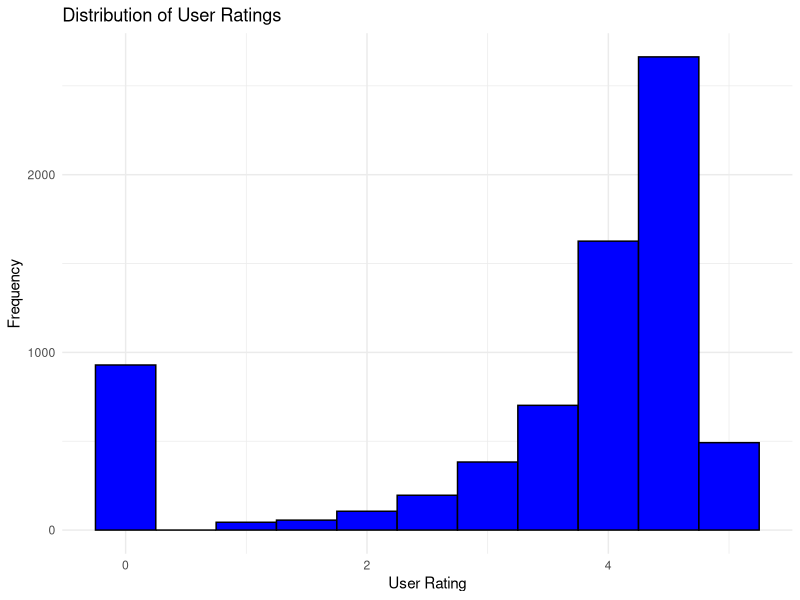
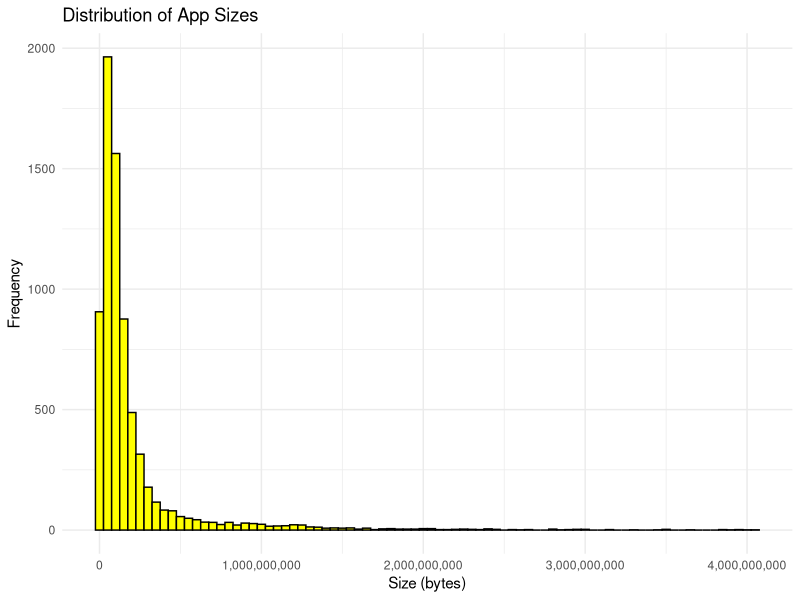
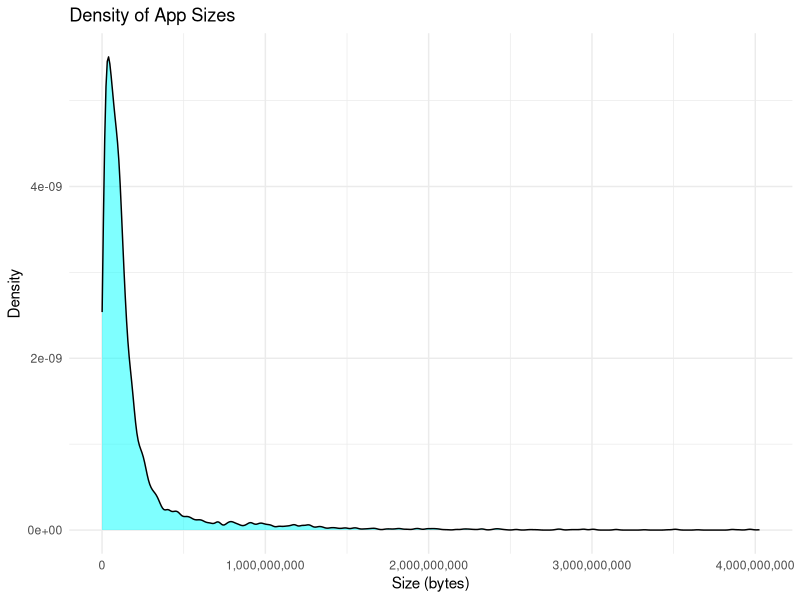
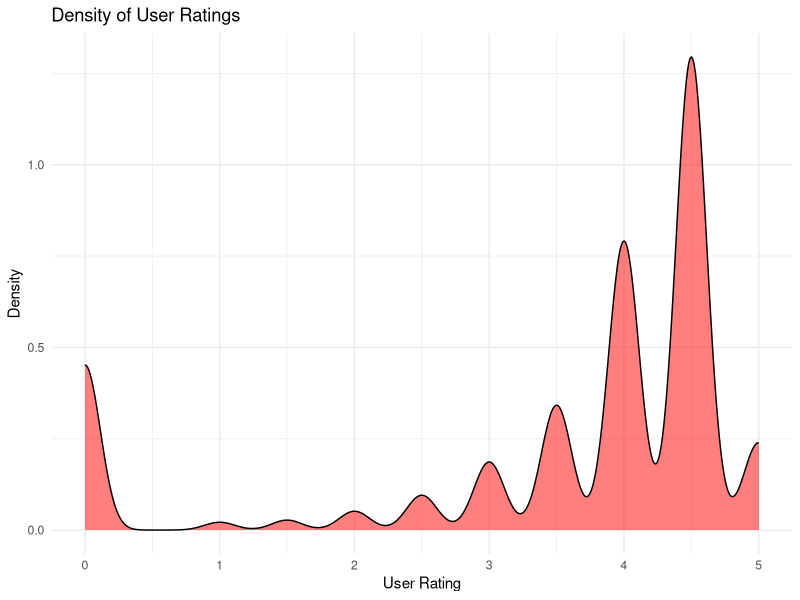
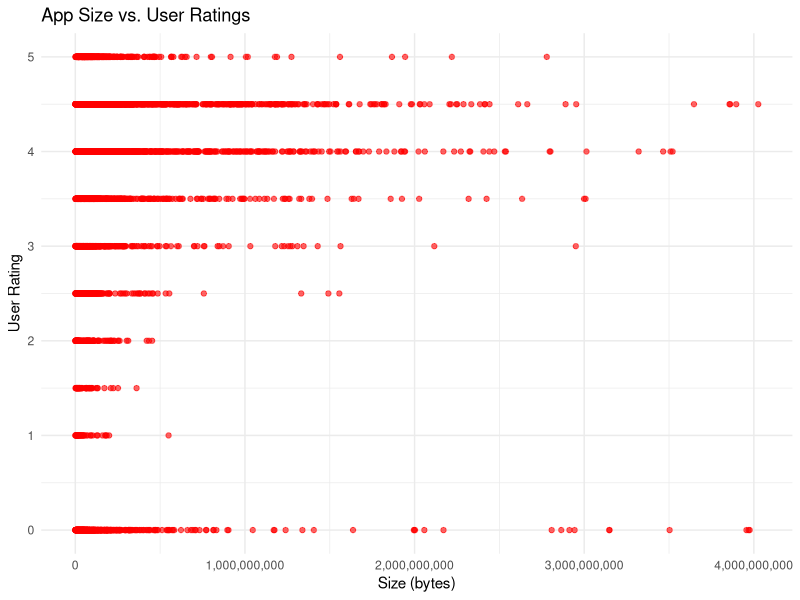
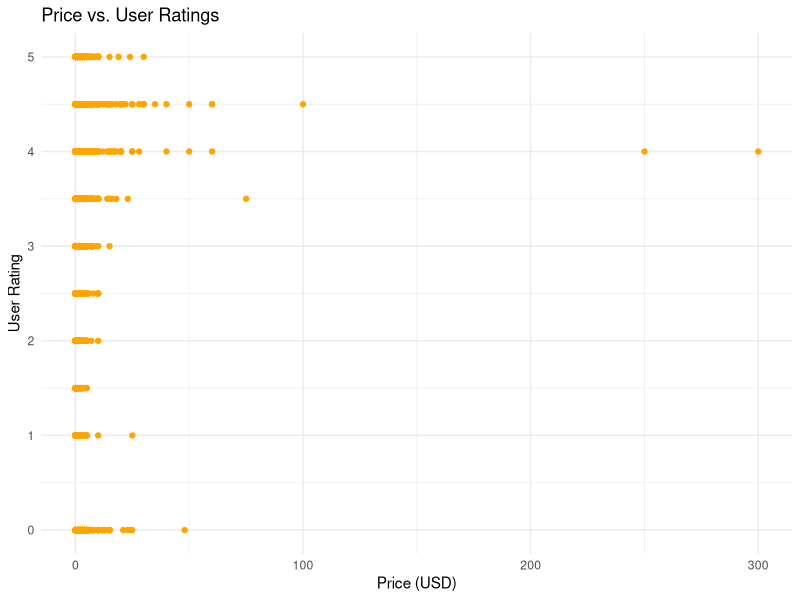
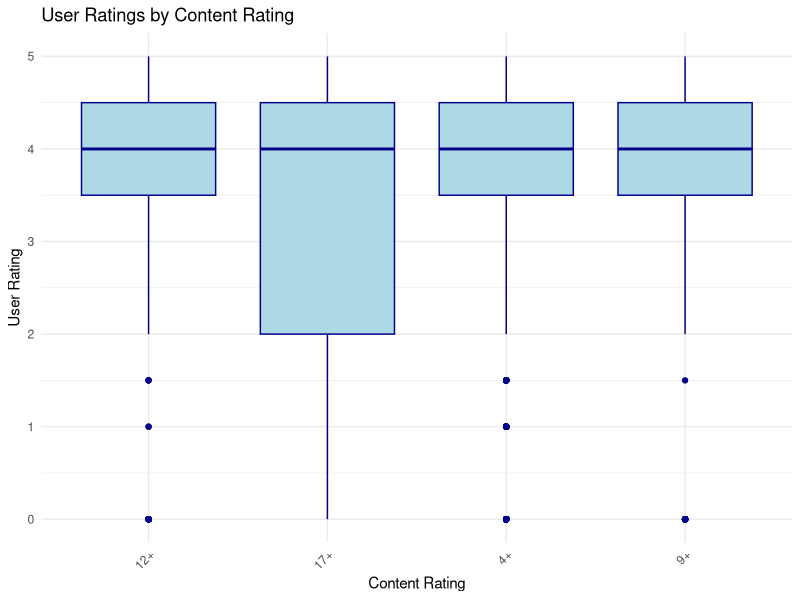
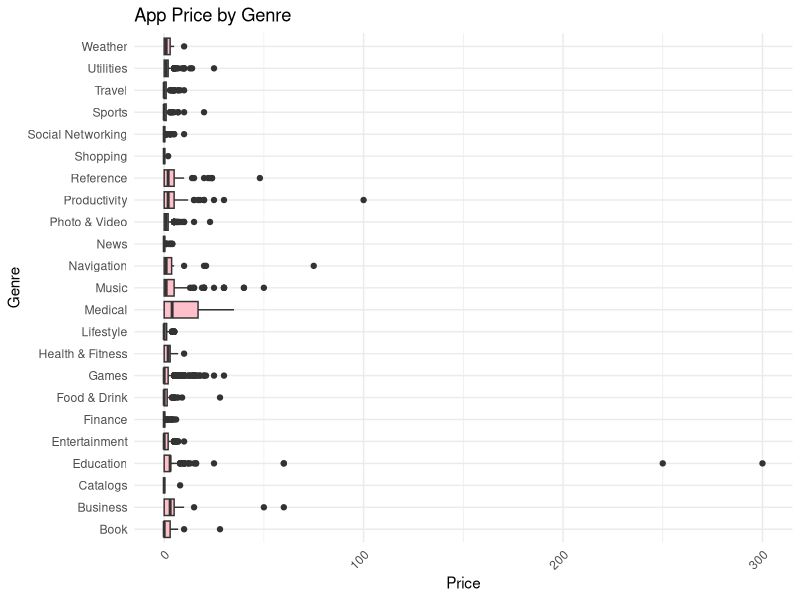

Recreate these plots in R, in order.
# Required Libraries
library(ggplot2)
library(dplyr)
library(reshape2)
library(viridis)
library(scales)

# Read Data 
app_data <- read.csv("AppleStore.csv")

# Initialize an empty list to store plots
plot_list <- list()

# Histograms
# Plot 1: Histogram of User Ratings
plot_list[[1]] <- ggplot(app_data, aes(x=user_rating)) +
  geom_histogram(binwidth=0.5, fill="blue", color="black") +
  labs(title="Distribution of User Ratings", x="User Rating", y="Frequency") +
  theme_minimal()

# Plot 2: Histogram of App Sizes
plot_list[[2]] <- ggplot(app_data, aes(x=size_bytes)) +
  geom_histogram(binwidth=50000000, fill="yellow", color="black") +
  labs(title="Distribution of App Sizes", x="Size (bytes)", y="Frequency") +
  scale_x_continuous(labels = scales::comma) +
  theme_minimal()

# Density Plots
# Plot 3: Density Plot of App Sizes
plot_list[[3]] <- ggplot(app_data, aes(x=size_bytes)) +
  geom_density(fill="cyan", alpha=0.5) +
  labs(title="Density of App Sizes", x="Size (bytes)", y="Density") +
  scale_x_continuous(labels = scales::comma) +
  scale_y_continuous(labels = scales::scientific) +
  theme_minimal()

# Plot 4: Density Plot of User Ratings
plot_list[[4]] <- ggplot(app_data, aes(x=user_rating)) +
  geom_density(fill="red", alpha=0.5) +
  labs(title="Density of User Ratings", x="User Rating", y="Density") +
  theme_minimal()

# Scatter Plots
# Plot 5: Scatter Plot of Size vs. User Ratings
plot_list[[5]] <- ggplot(app_data, aes(x=size_bytes, y=user_rating)) +
  geom_point(color="red", alpha=0.6) +
  labs(title="App Size vs. User Ratings", x="Size (bytes)", y="User Rating") +
  scale_x_continuous(labels = scales::comma) +
  theme_minimal()

# Plot 6: Scatter Plot of Price vs. User Ratings
plot_list[[6]] <- ggplot(app_data, aes(x=price, y=user_rating)) +
  geom_point(color="orange") +
  labs(title="Price vs. User Ratings", x="Price (USD)", y="User Rating") +
  theme_minimal()

# Define filtered_data for Plot 8 and Plot 19
top_5_content_ratings <- app_data %>%
  filter(!is.na(cont_rating)) %>%
  count(cont_rating, sort = TRUE) %>%
  top_n(5, n) %>%
  pull(cont_rating)

filtered_data <- app_data %>%
  filter(cont_rating %in% top_5_content_ratings, !is.na(size_bytes), !is.na(ver)) %>%
  mutate(ver = as.numeric(ver)) %>%
  filter(!is.na(ver))  # Remove rows with NA versions after conversion

# Plot 8: Boxplot of User Ratings by Content Rating
plot_list[[8]] <- ggplot(filtered_data, aes(x=cont_rating, y=user_rating)) +
  geom_boxplot(fill="lightblue", color="darkblue") +
  labs(title="User Ratings by Content Rating", x="Content Rating", y="User Rating") +
  theme_minimal() +
  theme(axis.text.x = element_text(angle = 45, hjust = 1))

# Plot 9: Boxplot of Price by Prime Genre
plot_list[[9]] <- ggplot(app_data, aes(x=prime_genre, y=price)) +
  geom_boxplot(fill="pink") +
  labs(title="App Price by Genre", x="Genre", y="Price") +
  theme_minimal() +
  theme(axis.text.x = element_text(angle = 45, hjust = 1)) +
  coord_flip()

# Violin Plot
# Plot 10: Violin Plot of User Ratings by Genre
plot_list[[10]] <- ggplot(app_data, aes(x=prime_genre, y=user_rating)) +
  geom_violin(fill="lightblue") +
  labs(title="User Ratings by Genre", x="Genre", y="User Rating") +
  theme_minimal() +
  theme(axis.text.x = element_text(angle = 45, hjust = 1)) +
  coord_flip()

# Bar Plots
# Plot 11: Bar Plot of Apps by Prime Genre (Improved Readability)
plot_list[[11]] <- ggplot(app_data, aes(x=prime_genre)) +
  geom_bar(fill="purple") +
  labs(title="Number of Apps by Genre", x="Genre", y="Count") +
  theme_minimal() +
  theme(axis.text.x = element_text(angle = 45, hjust = 1)) +
  coord_flip()

# Plot 12: Bar Plot of Content Ratings
plot_list[[12]] <- ggplot(app_data, aes(x=cont_rating)) +
  geom_bar(fill="green") +
  labs(title="Count of Apps by Content Rating", x="Content Rating", y="Count") +
  theme_minimal() +
  theme(axis.text.x = element_text(angle = 45, hjust = 1)) +
  coord_flip()

# Plot 13: Bar Plot of Number of Supported Devices
plot_list[[13]] <- ggplot(app_data, aes(x=sup_devices.num)) +
  geom_bar(fill="brown") +
  labs(title="Number of Supported Devices", x="Number of Supported Devices", y="Count") +
  theme_minimal()

# Plot 14: Top 10 Apps by User Rating
top_10_apps <- app_data %>%
  arrange(desc(user_rating)) %>%
  head(10)
plot_list[[14]] <- ggplot(top_10_apps, aes(x=reorder(track_name, user_rating), y=user_rating)) +
  geom_bar(stat="identity", fill="steelblue") +
  labs(title="Top 10 Apps by User Rating", x="App Name", y="User Rating") +
  theme(axis.text.x = element_text(angle = 45, hjust = 1)) +
  theme_minimal() +
  coord_flip()

# Plot 15: Top 10 Genres by Number of Apps
top_10_genres <- app_data %>%
  group_by(prime_genre) %>%
  summarise(count = n()) %>%
  arrange(desc(count)) %>%
  head(10)
plot_list[[15]] <- ggplot(top_10_genres, aes(x=reorder(prime_genre, count), y=count)) +
  geom_bar(stat="identity", fill="purple") +
  labs(title="Top 10 Genres by Number of Apps", x="Genre", y="Number of Apps") +
  theme_minimal() +
  coord_flip()

# Correlation Heatmap
# Plot 16: Correlation Heatmap
cor_matrix <- round(cor(select(app_data, rating_count_tot, rating_count_ver, user_rating, user_rating_ver, size_bytes, price), use="complete.obs"), 2)
melted_cor_matrix <- melt(cor_matrix, varnames = c("Variable1", "Variable2"))
plot_list[[16]] <- ggplot(data = melted_cor_matrix, aes(x=Variable1, y=Variable2, fill=value)) +
  geom_tile(color = "white") +
  scale_fill_gradient2(low = "blue", high = "red", mid = "white", midpoint = 0) +
  labs(title="Correlation Matrix Heatmap", x="", y="") +
  theme(axis.text.x = element_text(angle = 45, hjust = 1)) +
  theme_minimal()

# Pie Charts
# Plot 17: Pie Chart of Prime Genre Distribution
plot_list[[17]] <- ggplot(app_data, aes(x="", fill=prime_genre)) +
  geom_bar(width=1) +
  coord_polar("y") +
  labs(title="Prime Genre Distribution") +
  theme_void() +
  theme(legend.position="right")

# Plot 18: Pie Chart of Free vs Paid App Comparison with Percentages
price_type_data <- app_data %>%
  mutate(price_type = ifelse(price == 0, "Free", "Paid")) %>%
  group_by(price_type) %>%
  summarise(count = n()) %>%
  mutate(percentage = count / sum(count) * 100)
plot_list[[18]] <- ggplot(price_type_data, aes(x="", y=percentage, fill=price_type)) +
  geom_bar(width=1, stat="identity") +
  coord_polar("y") +
  geom_text(aes(label = scales::percent(percentage/100)), position = position_stack(vjust = 0.5)) +
  labs(title="Free vs Paid App Comparison") +
  theme_void() +
  theme(legend.position="right")

# Line Plot
# Plot 19: Average App Size by Top 5 Content Ratings Over Versions
# Calculate the average app size for each version and content rating
average_size_by_version_rating <- filtered_data %>%
  group_by(ver, cont_rating) %>%
  summarise(average_size = mean(size_bytes, na.rm = TRUE)) %>%
  arrange(ver)

# Improved line plot
# top 5 and lowest 5 versions by average app size
top_versions <- average_size_by_version_rating %>%
  group_by(ver) %>%
  summarise(average_size = mean(average_size, na.rm = TRUE)) %>%
  top_n(5) %>%
  arrange(desc(average_size)) %>%
  pull(ver)

lowest_versions <- average_size_by_version_rating %>%
  group_by(ver) %>%
  summarise(average_size = mean(average_size, na.rm = TRUE)) %>%
  top_n(5, wt = -average_size) %>%
  arrange(average_size) %>%
  pull(ver)

# Filter data for the selected versions
filtered_data_top <- average_size_by_version_rating %>%
  filter(ver %in% top_versions)

filtered_data_lowest <- average_size_by_version_rating %>%
  filter(ver %in% lowest_versions)

# Create line plots for top and lowest versions
plot_list[[19]] <- ggplot(filtered_data_top, aes(x=ver, y=average_size, color=cont_rating)) +
  geom_line(size = 1) +
  geom_point(size = 2) +
  scale_x_continuous(breaks = seq(min(filtered_data_top$ver), 
                                  max(filtered_data_top$ver), by = 1)) +
  labs(title="Average App Size by Top 5 Content Ratings Over Versions (Top Versions)", x="Version", y="Average Size (bytes)") +
  scale_y_continuous(labels = scales::comma) +
  theme_minimal() +
  theme(axis.text.x = element_text(angle = 45, hjust = 1), legend.position = "bottom")

plot_list[[20]] <- ggplot(filtered_data_lowest, aes(x=ver, y=average_size, color=cont_rating)) +
  geom_line(size = 1) +
  geom_point(size = 2) +
  scale_x_continuous(breaks = seq(min(filtered_data_lowest$ver), 
                                  max(filtered_data_lowest$ver), by = 1)) +
  labs(title="Average App Size by Top 5 Content Ratings Over Versions (Lowest Versions)", x="Version", y="Average Size (bytes)") +
  scale_y_continuous(labels = scales::comma) +
  theme_minimal() +
  theme(axis.text.x = element_text(angle = 45, hjust = 1), legend.position = "bottom")

# Stacked Bar Chart
# Plot 21: Stacked Bar Chart of User Ratings by Content Rating
app_data$user_rating_category <- cut(app_data$user_rating, breaks=c(0, 1, 2, 3, 4, 5), labels=c("0-1", "1-2", "2-3", "3-4", "4-5"))
plot_list[[21]] <- ggplot(app_data, aes(x=cont_rating, fill=user_rating_category)) +
  geom_bar(position="fill") +
  scale_fill_viridis(discrete=TRUE) +
  labs(title="Distribution of User Ratings by Content Rating", x="Content Rating", y="Proportion", fill="User Rating") +
  theme_minimal()

# Save all plots to a single PDF
pdf("all_plots55.pdf", width = 10, height = 8)
for (plot in plot_list) {
  print(plot)
}
dev.off()
